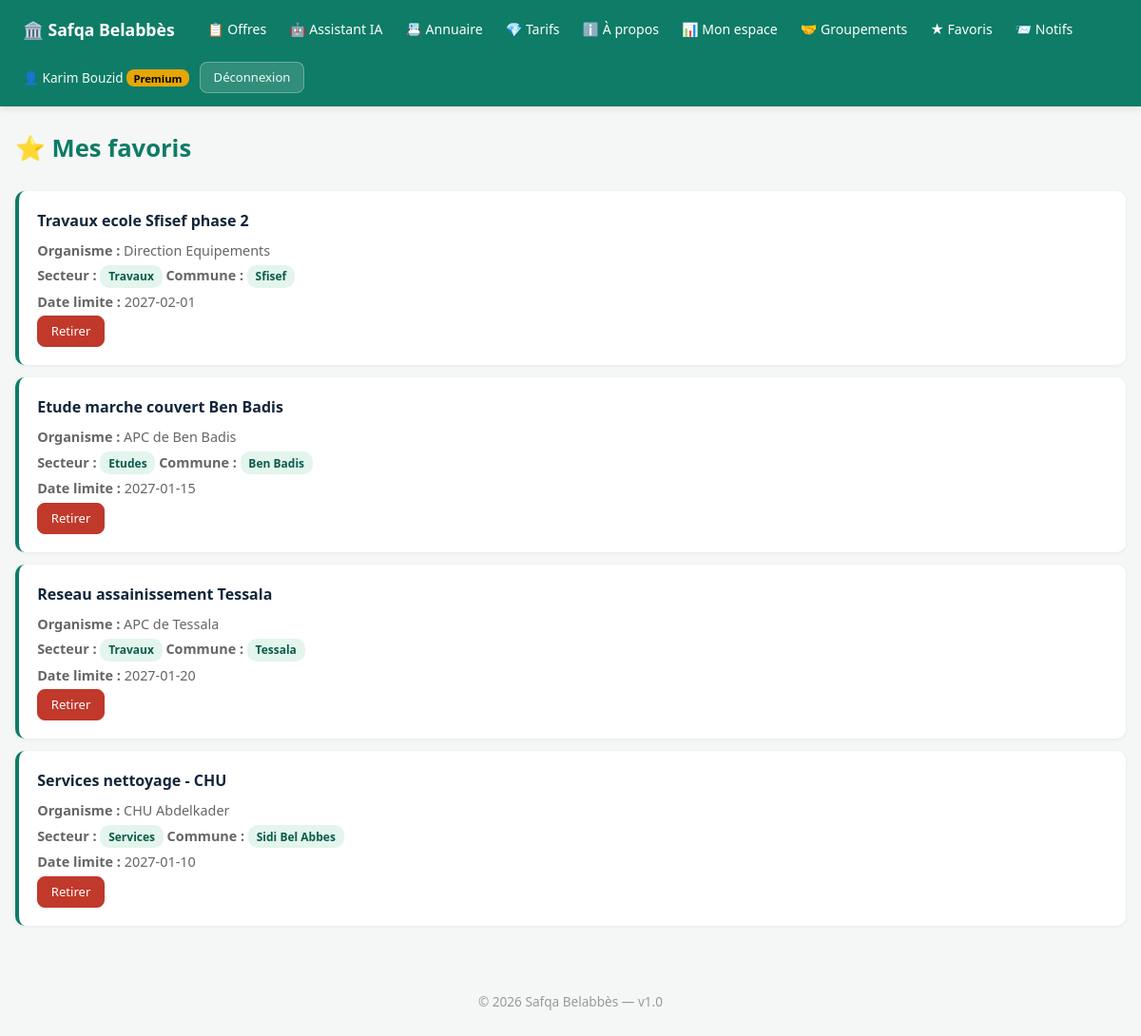
The app's page /favorites (signed in) with its own data.
### app/__init__.py (models this page shows, shortened)
class User(UserMixin, db.Model):
    __tablename__ = "users"
    id = db.Column(db.Integer, primary_key=True)
    email = db.Column(db.String(150), unique=True, nullable=False, index=True)
    phone = db.Column(db.String(20), unique=True, nullable=True, index=True)
    password_hash = db.Column(db.String(255), nullable=False)
    full_name = db.Column(db.String(120), nullable=False)
    role = db.Column(db.String(20), default="user", nullable=False)
    plan = db.Column(db.String(20), default="free", nullable=False)
    active = db.Column(db.Boolean, default=True, nullable=False)
    security_question = db.Column(db.String(40))
    security_answer_hash = db.Column(db.String(255))
    security_attempts = db.Column(db.Integer, default=0, nullable=False)
    email_notifications = db.Column(db.Boolean, default=True, nullable=False)
    sms_notifications = db.Column(db.Boolean, default=False, nullable=False)
    company = db.Column(db.String(150))
    sector_activity = db.Column(db.String(30))
    commune = db.Column(db.String(100))
    favorite_sectors = db.Column(db.String(300))
    created_at = db.Column(db.DateTime, default=datetime.utcnow)
    @property
    def is_admin(self):
        return self.role == "admin"
    @property
    def is_premium(self):
        if self.role == "admin":
            return True
        return self.plan == "premium"

class Favorite(db.Model):
    __tablename__ = "favorites"
    __table_args__ = (db.UniqueConstraint("user_id", "tender_id"),)
    id = db.Column(db.Integer, primary_key=True)
    user_id = db.Column(db.Integer, db.ForeignKey("users.id"), nullable=False)
    tender_id = db.Column(db.Integer, db.ForeignKey("tenders.id"), nullable=False)
    created_at = db.Column(db.DateTime, default=datetime.utcnow)
    tender = db.relationship("Tender")

class Tender(db.Model):
    __tablename__ = "tenders"
    id = db.Column(db.Integer, primary_key=True)
    title = db.Column(db.String(500), nullable=False)
    agency = db.Column(db.String(200), nullable=False)
    deadline = db.Column(db.String(50), nullable=False)
    sector = db.Column(db.String(30), default="services")
    commune = db.Column(db.String(100), default="Toute la wilaya")
    description = db.Column(db.Text)
    budget_dzd = db.Column(db.BigInteger)
    source_url = db.Column(db.String(500))
    is_active = db.Column(db.Boolean, default=True, nullable=False)
    created_at = db.Column(db.DateTime, default=datetime.utcnow)

### app/routes.py (the view)
@bp.route("/favorites")
@login_required
def favorites():
    favs = Favorite.query.filter_by(user_id=current_user.id).order_by(Favorite.created_at.desc()).all()
    return render_template("favorites.html", favs=favs)

### app/templates/favorites.html (shortened to what this page needs)
{% extends "base.html" %}
{% block content %}
<h1>⭐ Mes favoris</h1>
{% for f in favs %}
<div class="card">
  <h3>{{ f.tender.title }}</h3>
  <p><strong>Organisme :</strong> {{ f.tender.agency }}</p>
  <p><strong>Secteur :</strong> <span class="chip">{{ sectors.get(f.tender.sector, f.tender.sector) }}</span>
     <strong>Commune :</strong> <span class="chip">{{ f.tender.commune }}</span></p>
  <p><strong>Date limite :</strong> {{ f.tender.deadline }}</p>
  <form method="post" action="/favorites/toggle/{{ f.tender.id }}" class="inline-form">
    <button class="btn btn-danger btn-sm" type="submit">Retirer</button>
  </form>
</div>
{% else %}
<p style="color:#666">Aucun favori. <a href="/">Parcourir les offres</a></p>
{% endfor %}
{% endblock %}

### app/templates/base.html (shortened to what this page needs)
<!DOCTYPE html>
<html lang="fr">
<head>
</head>
<body>
<header>
  <div class="header-inner">
    <a href="/" class="brand">🏛️ Safqa Belabbès</a>
    {% if current_user.is_authenticated and current_user.is_admin %}
      <nav class="main-nav">
        <a href="/admin">🔧 Administration</a>
        <a href="/">👁️ Site public</a>
      </nav>
      <span class="spacer"></span>
      <div class="user-info">
        <span>👤 {{ current_user.full_name }}</span>
        <a href="/logout" class="btn btn-sm" style="background:rgba(255,255,255,0.15);color:#fff;border:1px solid rgba(255,255,255,0.3)">Déconnexion</a>
      </div>
    {% else %}
      <nav class="main-nav">
        <a href="/">📋 Offres</a>
        <a href="/chatbot">🤖 Assistant IA</a>
        <a href="/directory">📇 Annuaire</a>
        <a href="/pricing">💎 Tarifs</a>
        <a href="/about">ℹ️ À propos</a>
        {% if current_user.is_authenticated %}
          <a href="/dashboard">📊 Mon espace</a>
          <a href="/partnerships">🤝 Groupements</a>
          <a href="/favorites">★ Favoris</a>
          <a href="/notifications">📨 Notifs{% if unread_notif and unread_notif > 0 %} <span class="badge">{{ unread_notif }}</span>{% endif %}</a>
        {% endif %}
      </nav>
      {% if current_user.is_authenticated %}
        <div class="user-info">
          <span>👤 {{ current_user.full_name }}
            {% if current_user.is_premium %}<span class="chip-premium">Premium</span>{% endif %}
          </span>
          <a href="/logout" class="btn btn-sm" style="background:rgba(255,255,255,0.15);color:#fff;border:1px solid rgba(255,255,255,0.3)">Déconnexion</a>
        </div>
      {% else %}
        <div class="user-info">
          <a href="/login">Connexion</a>
          <a href="/register" class="btn btn-sm btn-accent">Inscription</a>
        </div>
      {% endif %}
    {% endif %}
  </div>
</header>
<main>
{% block content %}{% endblock %}
</main>
<footer>© 2026 Safqa Belabbès — v1.0</footer>
</body>
</html>

### app/templates/base.html (style rules this page uses)
* { box-sizing: border-box; margin: 0; padding: 0; }
body { font-family: system-ui, -apple-system, "Segoe UI", sans-serif; background: #f5f7f6; color: #12263a; line-height: 1.6; }
header { background: #0e7c66; color: #fff; padding: 0.85rem 1.5rem; position: sticky; top: 0; z-index: 100; box-shadow: 0 2px 8px rgba(0,0,0,0.1); }
header .header-inner { max-width: 1280px; margin: 0 auto; display: flex; align-items: center; gap: 1rem; flex-wrap: wrap; }
header a { color: #fff; text-decoration: none; font-weight: 500; font-size: 0.9rem; }
header .brand { font-size: 1.1rem; font-weight: 700; margin-right: 0.5rem; }
header .user-info { display: flex; align-items: center; gap: 0.7rem; font-size: 0.85rem; opacity: 0.95; }
header .chip-premium { background: #f2a900; color: #000; padding: 0.1rem 0.45rem; border-radius: 8px; font-size: 0.7rem; font-weight: 700; }
nav.main-nav { display: flex; align-items: center; gap: 0.2rem; flex-wrap: wrap; }
nav.main-nav a { padding: 0.4rem 0.65rem; border-radius: 6px; font-size: 0.88rem; transition: background 0.15s; }
main { max-width: 1280px; margin: 0 auto; padding: 1.5rem 1rem; min-height: calc(100vh - 200px); }
h1 { margin-bottom: 1.5rem; color: #0e7c66; font-size: 1.6rem; }
h3 { font-size: 1rem; }
.card { background: #fff; padding: 1.2rem; margin: 0.8rem 0; border-radius: 10px; box-shadow: 0 1px 4px rgba(0,0,0,0.06); border-left: 4px solid #0e7c66; }
.card h3 { margin-bottom: 0.4rem; }
.card p { color: #666; font-size: 0.9rem; margin: 0.2rem 0; }
.btn, .btn-sm, .btn-ghost, .btn-accent, .btn-danger { display: inline-flex; align-items: center; justify-content: center; padding: 0.55rem 1.1rem; border-radius: 8px; cursor: pointer; text-decoration: none; font-size: 0.9rem; font-weight: 500; font-family: inherit; border: 1px solid transparent; transition: all 0.15s; white-space: nowrap; line-height: 1.4; }
.btn { background: #0e7c66; color: #fff; border-color: #0e7c66; }
.btn-sm { padding: 0.4rem 0.85rem; font-size: 0.82rem; }
.btn-danger { background: #c0392b; color: #fff; border-color: #c0392b; }
form.inline-form { display: inline; background: none; padding: 0; box-shadow: none; max-width: none; }
.chip { display: inline-block; background: #e3f5ec; color: #0a5c4b; padding: 0.15rem 0.55rem; border-radius: 10px; font-size: 0.75rem; font-weight: 600; }
footer { text-align: center; padding: 2rem 1rem; color: #999; font-size: 0.85rem; }

### records on screen
User: full_name "Karim Bouzid"
Favorite: tender "Travaux ecole Sfisef phase 2", tender.agency "Direction Equipements", tender.commune "Sfisef", tender.deadline "2027-02-01"
Tender: get "Travaux"
Favorite: tender "Etude marche couvert Ben Badis", tender.agency "APC de Ben Badis", tender.commune "Ben Badis", tender.deadline "2027-01-15"
Tender: get "Etudes"
Favorite: tender "Reseau assainissement Tessala", tender.agency "APC de Tessala", tender.commune "Tessala", tender.deadline "2027-01-20"
Tender: get "Travaux"
Favorite: tender "Services nettoyage - CHU", tender.agency "CHU Abdelkader", tender.commune "Sidi Bel Abbes", tender.deadline "2027-01-10"
Tender: get "Services"
